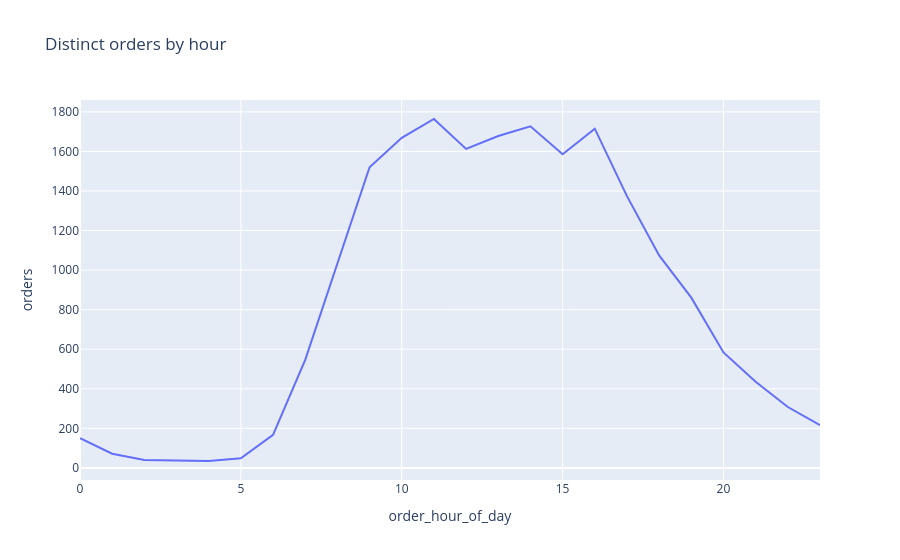
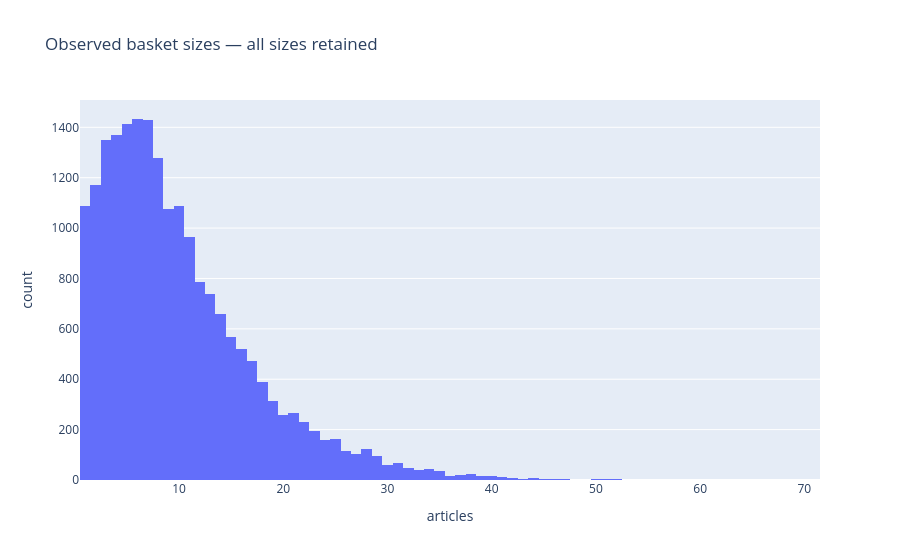

These figures' notebook cell, in order:
### Markdown cell above
## Exploration
Hours count distinct orders. Product counts measure article lines, not units or revenue. First-order elapsed intervals stay missing. No weekday mapping or calendar period is assumed.

### Code cell
display(product_statistics(frame).nlargest(15, "items"))
display(product_statistics(frame, "department").sort_values("items", ascending=False))
hourly = order_activity(frame, "order_hour_of_day")
px.line(hourly, x="order_hour_of_day", y="orders", title="Distinct orders by hour").show()
baskets = frame.groupby("order_id").size().rename("articles").reset_index()
px.histogram(baskets, x="articles", title="Observed basket sizes — all sizes retained").show()

### Figure 1 — Plotly figure (JSON) as saved in the notebook; plotly's stock layout.template omitted (floating-point values rounded to 4 significant figures)
{"data": [{"hovertemplate": "order_hour_of_day=%{x}<br>orders=%{y}<extra></extra>", "legendgroup": "", "line": {"color": "#636efa", "dash": "solid"}, "marker": {"symbol": "circle"}, "mode": "lines", "name": "", "orientation": "v", "showlegend": false, "type": "scatter", "x": [0, 1, 2, 3, 4, 5, 6, 7, 8, 9, 10, 11, 12, 13, 14, 15, 16, 17, 18, 19, 20, 21, 22, 23], "xaxis": "x", "y": [150, 72, 40, 38, 35, 49, 167, 546, 1034, 1520, 1669, 1764, 1613, 1678, 1727, 1586, 1715, 1374, 1074, 861, 584, 436, 308, 216], "yaxis": "y"}], "layout": {"legend": {"tracegroupgap": 0}, "title": {"text": "Distinct orders by hour"}, "xaxis": {"anchor": "y", "domain": [0.0, 1.0], "title": {"text": "order_hour_of_day"}}, "yaxis": {"anchor": "x", "domain": [0.0, 1.0], "title": {"text": "orders"}}}}

### Figure 2 — Plotly figure (JSON) as saved in the notebook; plotly's stock layout.template omitted (floating-point values rounded to 4 significant figures; data arrays with more than 128 entries replaced by an {"elided": "..."} marker saying what was removed)
{"data": [{"bingroup": "x", "hovertemplate": "articles=%{x}<br>count=%{y}<extra></extra>", "legendgroup": "", "marker": {"color": "#636efa", "pattern": {"shape": ""}}, "name": "", "orientation": "v", "showlegend": false, "type": "histogram", "x": {"elided": "20256 int values"}, "xaxis": "x", "yaxis": "y"}], "layout": {"barmode": "relative", "legend": {"tracegroupgap": 0}, "title": {"text": "Observed basket sizes — all sizes retained"}, "xaxis": {"anchor": "y", "domain": [0.0, 1.0], "title": {"text": "articles"}}, "yaxis": {"anchor": "x", "domain": [0.0, 1.0], "title": {"text": "count"}}}}
